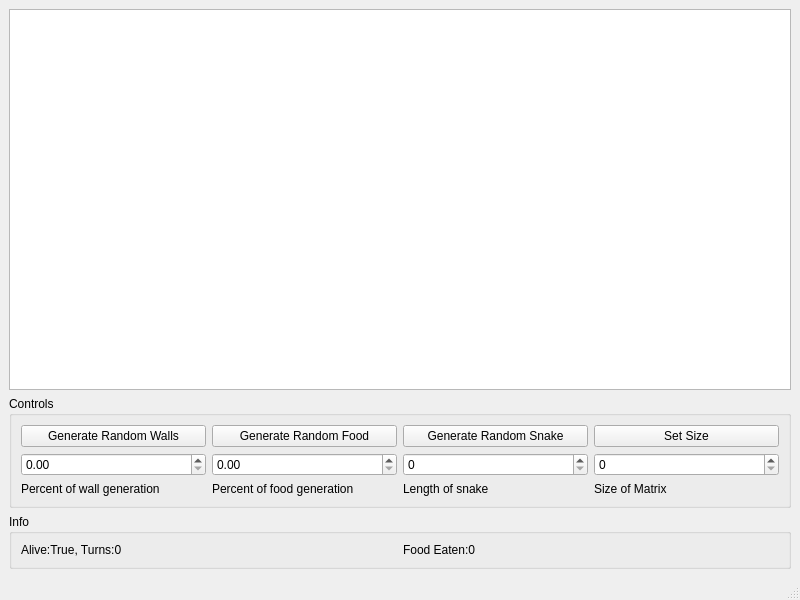
<?xml version="1.0" encoding="UTF-8"?>
<ui version="4.0">
 <class>MainWindow</class>
 <widget class="QMainWindow" name="MainWindow">
  <property name="geometry">
   <rect>
    <x>0</x>
    <y>0</y>
    <width>800</width>
    <height>600</height>
   </rect>
  </property>
  <property name="windowTitle">
   <string>MainWindow</string>
  </property>
  <widget class="QWidget" name="centralwidget">
   <layout class="QVBoxLayout" name="verticalLayout">
    <item>
     <widget class="QTableWidget" name="tableWidget">
      <property name="enabled">
       <bool>true</bool>
      </property>
      <property name="editTriggers">
       <set>QAbstractItemView::NoEditTriggers</set>
      </property>
      <attribute name="horizontalHeaderDefaultSectionSize">
       <number>35</number>
      </attribute>
     </widget>
    </item>
    <item>
     <widget class="QGroupBox" name="groupBox">
      <property name="title">
       <string>Controls</string>
      </property>
      <layout class="QGridLayout" name="gridLayout">
       <item row="2" column="0">
        <widget class="QDoubleSpinBox" name="wall_spinner">
         <property name="maximum">
          <double>1.000000000000000</double>
         </property>
         <property name="singleStep">
          <double>0.010000000000000</double>
         </property>
        </widget>
       </item>
       <item row="2" column="1">
        <widget class="QDoubleSpinBox" name="food_spinner">
         <property name="maximum">
          <double>1.000000000000000</double>
         </property>
         <property name="singleStep">
          <double>0.010000000000000</double>
         </property>
        </widget>
       </item>
       <item row="1" column="2">
        <widget class="QPushButton" name="snake_button">
         <property name="text">
          <string>Generate Random Snake</string>
         </property>
        </widget>
       </item>
       <item row="1" column="1">
        <widget class="QPushButton" name="pushButton_3">
         <property name="text">
          <string>Generate Random Food</string>
         </property>
        </widget>
       </item>
       <item row="1" column="0">
        <widget class="QPushButton" name="pushButton_4">
         <property name="text">
          <string>Generate Random Walls</string>
         </property>
        </widget>
       </item>
       <item row="2" column="2">
        <widget class="QSpinBox" name="Snake_spinner"/>
       </item>
       <item row="2" column="3">
        <widget class="QSpinBox" name="spinBox"/>
       </item>
       <item row="1" column="3">
        <widget class="QPushButton" name="pushButton">
         <property name="text">
          <string>Set Size</string>
         </property>
        </widget>
       </item>
       <item row="3" column="3">
        <widget class="QLabel" name="label">
         <property name="text">
          <string>Size of Matrix</string>
         </property>
        </widget>
       </item>
       <item row="3" column="2">
        <widget class="QLabel" name="label_2">
         <property name="text">
          <string>Length of snake</string>
         </property>
        </widget>
       </item>
       <item row="3" column="1">
        <widget class="QLabel" name="label_3">
         <property name="text">
          <string>Percent of food generation</string>
         </property>
        </widget>
       </item>
       <item row="3" column="0">
        <widget class="QLabel" name="label_4">
         <property name="text">
          <string>Percent of wall generation</string>
         </property>
        </widget>
       </item>
      </layout>
     </widget>
    </item>
    <item>
     <widget class="QGroupBox" name="groupBox_2">
      <property name="title">
       <string>Info</string>
      </property>
      <layout class="QHBoxLayout" name="horizontalLayout">
       <item>
        <widget class="QLabel" name="label_6">
         <property name="text">
          <string>Alive:True, Turns:0</string>
         </property>
        </widget>
       </item>
       <item>
        <widget class="QLabel" name="label_5">
         <property name="text">
          <string>Food Eaten:0</string>
         </property>
        </widget>
       </item>
      </layout>
     </widget>
    </item>
   </layout>
  </widget>
  <widget class="QMenuBar" name="menubar">
   <property name="geometry">
    <rect>
     <x>0</x>
     <y>0</y>
     <width>800</width>
     <height>21</height>
    </rect>
   </property>
  </widget>
  <widget class="QStatusBar" name="statusbar"/>
 </widget>
 <resources/>
 <connections/>
</ui>
